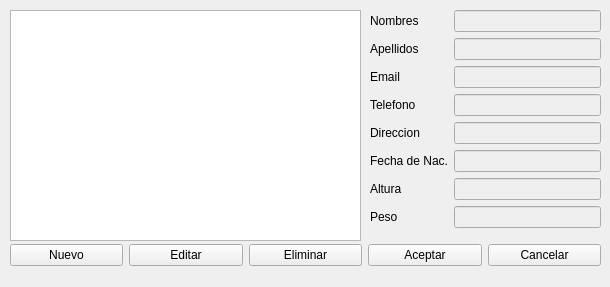
<?xml version="1.0" encoding="UTF-8"?>
<ui version="4.0">
 <class>AgendadeContactos</class>
 <widget class="QMainWindow" name="AgendadeContactos">
  <property name="geometry">
   <rect>
    <x>0</x>
    <y>0</y>
    <width>610</width>
    <height>287</height>
   </rect>
  </property>
  <property name="windowTitle">
   <string>Agenda de Contactos</string>
  </property>
  <widget class="QWidget" name="centralwidget">
   <widget class="QWidget" name="verticalLayoutWidget">
    <property name="geometry">
     <rect>
      <x>370</x>
      <y>10</y>
      <width>231</width>
      <height>231</height>
     </rect>
    </property>
    <layout class="QVBoxLayout" name="verticalLayout">
     <item>
      <layout class="QFormLayout" name="formLayout_2">
       <item row="2" column="0">
        <widget class="QLabel" name="lbl_apellido">
         <property name="text">
          <string>Apellidos</string>
         </property>
        </widget>
       </item>
       <item row="1" column="0">
        <widget class="QLabel" name="label">
         <property name="text">
          <string>Nombres</string>
         </property>
        </widget>
       </item>
       <item row="3" column="0">
        <widget class="QLabel" name="lbl_correo">
         <property name="text">
          <string>Email</string>
         </property>
        </widget>
       </item>
       <item row="1" column="1">
        <widget class="QLineEdit" name="nombre">
         <property name="enabled">
          <bool>false</bool>
         </property>
        </widget>
       </item>
       <item row="2" column="1">
        <widget class="QLineEdit" name="apellido">
         <property name="enabled">
          <bool>false</bool>
         </property>
        </widget>
       </item>
       <item row="3" column="1">
        <widget class="QLineEdit" name="email">
         <property name="enabled">
          <bool>false</bool>
         </property>
        </widget>
       </item>
       <item row="4" column="0">
        <widget class="QLabel" name="label_2">
         <property name="text">
          <string>Telefono</string>
         </property>
        </widget>
       </item>
       <item row="5" column="0">
        <widget class="QLabel" name="label_3">
         <property name="text">
          <string>Direccion</string>
         </property>
        </widget>
       </item>
       <item row="6" column="0">
        <widget class="QLabel" name="label_4">
         <property name="text">
          <string>Fecha de Nac.</string>
         </property>
        </widget>
       </item>
       <item row="7" column="0">
        <widget class="QLabel" name="label_5">
         <property name="text">
          <string>Altura</string>
         </property>
        </widget>
       </item>
       <item row="8" column="0">
        <widget class="QLabel" name="label_6">
         <property name="text">
          <string>Peso</string>
         </property>
        </widget>
       </item>
       <item row="4" column="1">
        <widget class="QLineEdit" name="telefono">
         <property name="enabled">
          <bool>false</bool>
         </property>
        </widget>
       </item>
       <item row="5" column="1">
        <widget class="QLineEdit" name="direccion">
         <property name="enabled">
          <bool>false</bool>
         </property>
        </widget>
       </item>
       <item row="6" column="1">
        <widget class="QLineEdit" name="fechaNac">
         <property name="enabled">
          <bool>false</bool>
         </property>
        </widget>
       </item>
       <item row="7" column="1">
        <widget class="QLineEdit" name="altura">
         <property name="enabled">
          <bool>false</bool>
         </property>
        </widget>
       </item>
       <item row="8" column="1">
        <widget class="QLineEdit" name="peso">
         <property name="enabled">
          <bool>false</bool>
         </property>
        </widget>
       </item>
      </layout>
     </item>
    </layout>
   </widget>
   <widget class="QWidget" name="horizontalLayoutWidget">
    <property name="geometry">
     <rect>
      <x>10</x>
      <y>10</y>
      <width>351</width>
      <height>231</height>
     </rect>
    </property>
    <layout class="QHBoxLayout" name="horizontalLayout">
     <item>
      <widget class="QListWidget" name="lista"/>
     </item>
    </layout>
   </widget>
   <widget class="QWidget" name="horizontalLayoutWidget_2">
    <property name="geometry">
     <rect>
      <x>10</x>
      <y>230</y>
      <width>591</width>
      <height>51</height>
     </rect>
    </property>
    <layout class="QHBoxLayout" name="horizontalLayout_2">
     <item>
      <widget class="QPushButton" name="btn_nuevo">
       <property name="text">
        <string>Nuevo</string>
       </property>
      </widget>
     </item>
     <item>
      <widget class="QPushButton" name="btn_editar">
       <property name="text">
        <string>Editar</string>
       </property>
      </widget>
     </item>
     <item>
      <widget class="QPushButton" name="btn_eliminar">
       <property name="text">
        <string>Eliminar</string>
       </property>
      </widget>
     </item>
     <item>
      <widget class="QPushButton" name="btn_aceptar">
       <property name="text">
        <string>Aceptar</string>
       </property>
      </widget>
     </item>
     <item>
      <widget class="QPushButton" name="btn_cancelar">
       <property name="text">
        <string>Cancelar</string>
       </property>
      </widget>
     </item>
    </layout>
   </widget>
  </widget>
 </widget>
 <resources/>
 <connections/>
</ui>
